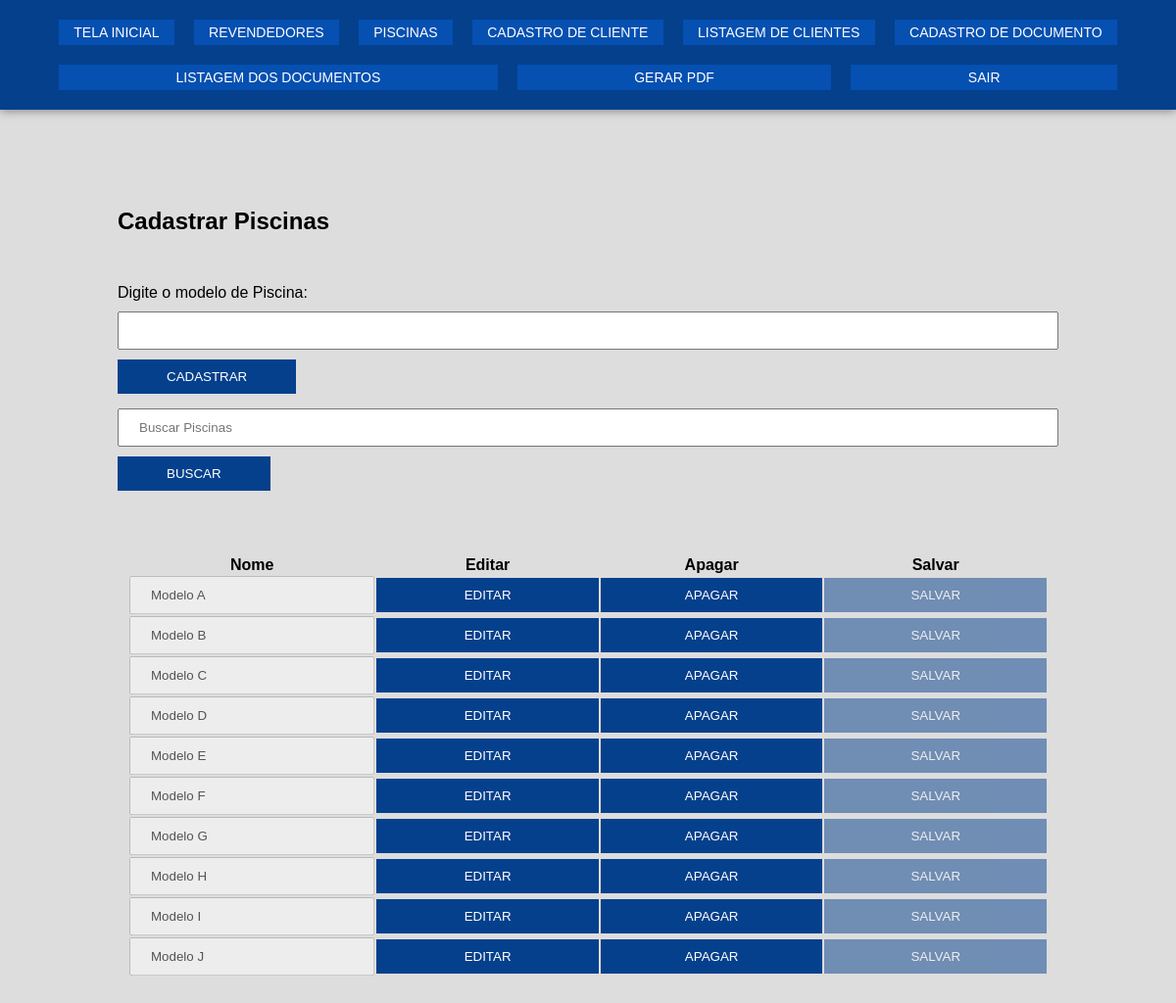
Screenshot of /src/Pages/Admin/CadastroPiscinas/index.php (signed in) with the database file from the repository.
### tables this page shows
CREATE TABLE `tb_piscina` (
  `id_piscina` int(11) NOT NULL,
  `modelo_piscina` varchar(100) NOT NULL
);

### src/Pages/Admin/CadastroPiscinas/listar_piscina.php (the view, shortened to what this page needs)
<?php
require_once("../../../databaseconnect.php");
function isEditing($id) {
    return isset($_POST['edit']) && $_POST['edit'] == $id;
}
function isSaveEnabled($id) {
    return isset($_POST['edit']) && $_POST['edit'] == $id && isset($_POST['nome_changed']) && $_POST['nome_changed'];
}
$searchTerm = '';
$sql = "SELECT id_piscina, modelo_piscina FROM tb_piscina WHERE modelo_piscina LIKE :search";
$stmt = $pdo->prepare($sql);
$stmt->bindValue(':search', '%' . $searchTerm . '%', PDO::PARAM_STR);
$stmt->execute();
?>
<section>
    <form method="get" action="">
        <input type="text" name="search" value="<?php echo htmlspecialchars($searchTerm); ?>" placeholder="Buscar Piscinas">
        <button type="submit">Buscar</button>
    </form>
    <div class="container-table">
        <table>
            <thead>
                <tr>
                    <th>Nome</th>
                    <th>Editar</th>
                    <th>Apagar</th>
                    <th>Salvar</th>
                </tr>
            </thead>
            <tbody>
                <?php
                if ($stmt->rowCount() > 0) {
                    while($row = $stmt->fetch(PDO::FETCH_ASSOC)) {
                        $isEditing = isEditing($row["id_piscina"]);
                        $isSaveEnabled = isSaveEnabled($row["id_piscina"]);
                        echo "<tr>";
                        echo "<form method='post' action='' oninput='checkInput(this)'>";
                        echo "<td><input type='text' name='nome' value='" . htmlspecialchars($row["modelo_piscina"]) . "'" . ($isEditing ? "" : " disabled") . "></td>";
                        echo "<td><button type='submit' name='edit' value='" . $row["id_piscina"] . "'>Editar</button></td>";
                        echo "<td><button type='submit' name='delete' value='" . $row["id_piscina"] . "'>Apagar</button></td>";
                        echo "<td><button type='submit' name='save' value='Salvar'" . ($isSaveEnabled ? "" : " disabled") . ">Salvar</button></td>";
                        echo "</form>";
                        echo "</tr>";
                    }
                } else {
                    echo "<tr><td colspan='4'>Nenhuma piscina encontrada</td></tr>";
                }
                ?>
            </tbody>
        </table>
    </div>
</section>

### src/Pages/Admin/CadastroPiscinas/index.php (shortened to what this page needs)
<!DOCTYPE html>
<html lang="pt-br">
<head>
    <link rel="stylesheet" href="../../assets/css/style.css">
</head>
<body>
    <?php
        $saida = ".";
        include("./../menu.php");
    ?>
    <main>
        <h2>Cadastrar Piscinas</h2>
        <form action="./processar_formulario.php" method="post">
            <div>
                <label for="nome">Digite o modelo de Piscina:</label>
                <input type="nome" id="nome" name="nome" required>
            </div>
            <div>
                <button type="submit">Cadastrar</button>
            </div>
        </form>
        <?php
            include("./listar_piscina.php");
        ?>
    </main>
</body>
</html>

### src/Pages/Admin/menu.php
<header>
    <nav>
        <ul>
            <li><a href="<?php echo $saida; ?>./index.php">Tela inicial</a></li>
            <li><a href="<?php echo $saida; ?>./Revendedor/index.php">Revendedores</a></li>
            <li><a href="<?php echo $saida; ?>./CadastroPiscinas/index.php">Piscinas</a></li>
            <li><a href="<?php echo $saida; ?>./CadastroCliente/index.php">Cadastro de cliente</a></li>
            <li><a href="<?php echo $saida; ?>./CrudCliente/index.php">Listagem de clientes</a></li>
            <li><a href="<?php echo $saida; ?>./CadastroDocumento/index.php">Cadastro de Documento</a></li>
            <li><a href="<?php echo $saida; ?>./CrudDocumento/index.php">Listagem dos Documentos</a></li>
            <li><a href="<?php echo $saida; ?>./../Usuario/TelaLogin/index.php" target="_blanck">Gerar PDF</a></li>
            <li><a href="<?php echo $saida; ?>./logout.php">Sair</a></li>
        </ul>
    </nav>
</header>

### src/Pages/assets/css/style.css (style rules this page uses)
* { box-sizing: border-box; margin: 0; padding: 0; font-family: Verdana, Geneva, Tahoma, sans-serif; }
body { background: #dddddd; overflow-x: hidden; }
header { width: 100%; display: flex; align-items: center; justify-content: center; background: #05408d; padding: 20px 0; box-shadow: 0 0 10px rgba(0, 0, 0, 0.5); }
header nav { width: 90%; }
header nav ul { display: flex; flex-wrap: wrap; list-style: none; justify-content: space-between; gap: 20px; }
header nav ul li { display: flex; flex: auto; }
header nav ul li a { flex: auto; background: #0550b1; padding: 5px 10px; font-size: 14px; color: #fff; text-decoration: none; text-transform: uppercase; text-align: center; }
h1, h2 { margin-bottom: 50px; }
main { padding: 100px 10%; }
main form label { display: block; margin-bottom: 10px; }
main form input { width: 100%; margin-bottom: 10px; }
main form input, main form select { padding: 10px 20px; }
main form button { display: block; margin-bottom: 15px; background: #05408d; color: #fff; padding: 10px 50px; text-transform: uppercase; border: none; outline: none; cursor: pointer; }
main table { width: 100%; }
main table td input, main table td button, main table td select { width: 100%; min-width: 200px; padding: 10px 20px; }
main table td button { display: block; background: #05408d; color: #fff; text-transform: uppercase; border: none; outline: none; cursor: pointer; }
main table td button:disabled { opacity: 0.5; cursor: auto; }
.container-table { width: 100%; overflow: auto; padding: 50px 10px 10px 10px; }

### rows the page displays
tb_piscina: nome "Modelo A", $row["id_piscina"] 1 (drawn)
tb_piscina: nome "Modelo B", $row["id_piscina"] 2 (drawn)
tb_piscina: nome "Modelo C", $row["id_piscina"] 3 (drawn)
tb_piscina: nome "Modelo D", $row["id_piscina"] 4 (drawn)
tb_piscina: nome "Modelo E", $row["id_piscina"] 5 (drawn)
tb_piscina: nome "Modelo F", $row["id_piscina"] 6 (drawn)
tb_piscina: nome "Modelo G", $row["id_piscina"] 7 (drawn)
tb_piscina: nome "Modelo H", $row["id_piscina"] 8 (drawn)
tb_piscina: nome "Modelo I", $row["id_piscina"] 9 (drawn)
tb_piscina: nome "Modelo J", $row["id_piscina"] 10 (drawn)
